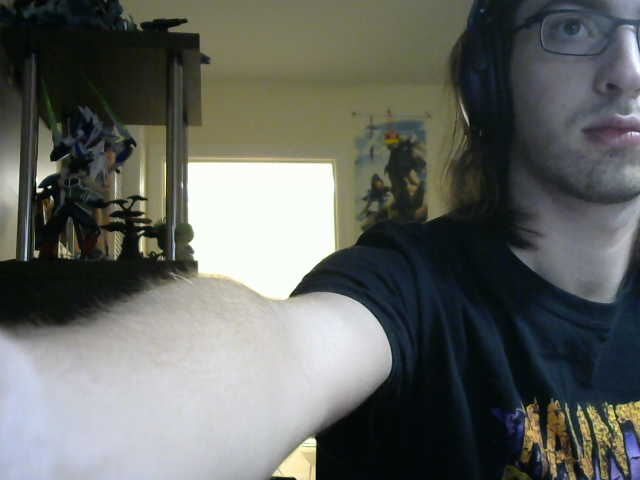
#> input picture lab6/image_05_10_23_19_20_03.png, 640 x 480 px
$ python panorama.py
#> lines starting #> are read from the running program, lines starting #| are printed output that depends on the picture
import cv2 as cv
import numpy as np

def stitch_image(i1,i2,i3,sift):

    #convert images to gray scale
    g1 = cv.cvtColor(i1,cv.COLOR_BGR2GRAY)
    g2 = cv.cvtColor(i2, cv.COLOR_BGR2GRAY)
    g3 = cv.cvtColor(i3, cv.COLOR_BGR2GRAY)
    bf = cv.BFMatcher()

    # get final width of image
    h, w = g1.shape

    #find sift parameters for first two images, then match them
    g1_kp, g1_des = sift.detectAndCompute(g1, None)
    g2_kp, g2_des = sift.detectAndCompute(g2, None)
    match12 = bf.knnMatch(g1_des, g2_des, k=2)
    g1_pts, g2_pts = ratio_test(match12, g1_kp,g2_kp)

    #finds homography for first two images
    TF, mask = cv.findHomography(g2_pts,g1_pts,cv.RANSAC, 5.0)

    #performs warp and then adds images first two images together
    tf_i2 = cv.warpPerspective(i2,TF,(2*w, h))
    tf_i2_roi = tf_i2[0:h,0:w]
    i12 = cv.addWeighted(i1, 0.9, tf_i2_roi, 0.3, 0)
    tf_i2[0:h,0:w] = i12

    #find sift parameters for first stiched image and final image then match
    tf_g12 = cv.cvtColor(tf_i2, cv.COLOR_BGR2GRAY)
    g12_kp, g12_des = sift.detectAndCompute(tf_g12,None)
    g3_kp, g3_des = sift.detectAndCompute(g3, None)

    #matches images and performs ratio test to get rid of outliers
    match123 = bf.knnMatch(g12_des,g3_des, k=2)
    g12_pts, g3_pts = ratio_test(match123, g12_kp, g3_kp)

    #finds homography TF
    TF, mask = cv.findHomography(g3_pts, g12_pts, cv.RANSAC, 5.0)

    #warps images, and combines to final stitched images
    tf_i3 = cv.warpPerspective(i3, TF, (2 * w, h))
    tf_i3_roi = tf_i3[0:h, 0:2*w]
    i123 = cv.addWeighted(tf_i2, 0.9, tf_i3_roi, 0.3, 0)
    tf_i3[0:h, 0:2*w] = i123

    return tf_i3


def ratio_test(matches, kp1, kp2):
    #create empty list of good matches
    good_matches = []
    for m,n in matches:
        if m.distance < 0.7*n.distance:
            #perform ratio test
            good_matches.append([m])

    #convert points to right format for finding homography transform
    pts1 = np.float32([kp1[m[0].queryIdx].pt for m in good_matches]).reshape(-1,1,2)
    pts2 = np.float32([kp2[m[0].trainIdx].pt for m in good_matches]).reshape(-1,1,2)

    return pts1, pts2

#test script
if __name__ == "__main__":
    i1 = cv.imread("image_05_10_23_19_20_03.png")
#> i1 is the input picture: shape (480, 640, 3); mean B, G, R 97.4, 101.7, 98.9
    i2 = cv.imread("image_05_10_23_19_20_01.png")
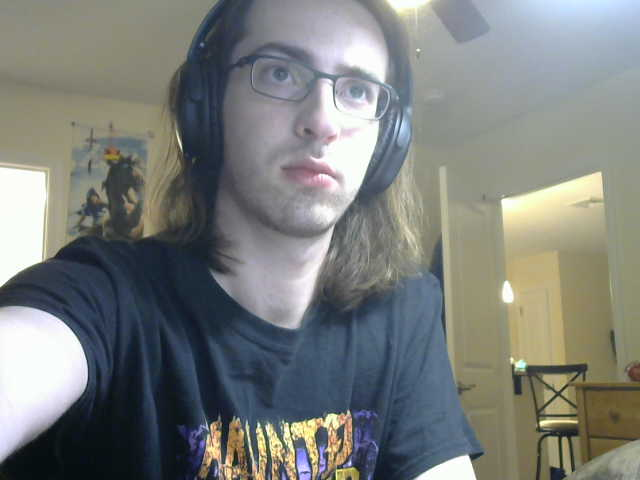
#> input picture lab6/image_05_10_23_19_20_01.png, 640 x 480 px
#> i2 is the input picture: shape (480, 640, 3); mean B, G, R 123.8, 126.8, 123.5
    i3 = cv.imread("image_05_10_23_19_20_00.png")
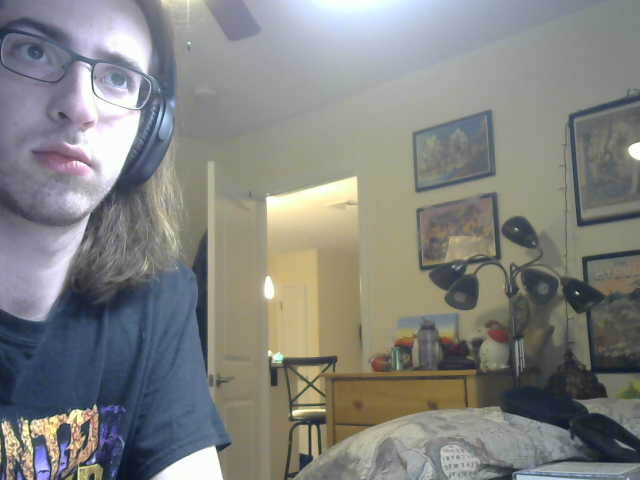
#> input picture lab6/image_05_10_23_19_20_00.png, 640 x 480 px
#> i3 is the input picture: shape (480, 640, 3); mean B, G, R 128.9, 131.8, 130.5
    sift = cv.SIFT_create()

    ic = stitch_image(i1,i2,i3,sift)
#> in stitch_image, `g3 = cv.cvtColor(i3, cv.COLOR_BGR2GRAY)`:
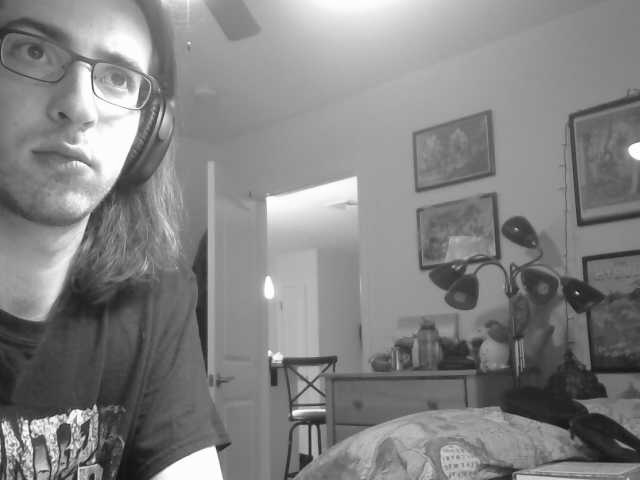
#> g3: shape (480, 640); min 13, max 255, mean 131.1
#> in stitch_image, `g1_kp, g1_des = sift.detectAndCompute(g1, None)`: g1_kp = 659 keypoints; strongest (x, y, size): (39, 190, 3.7), (49, 187, 2.1), (262, 215, 102.3), (36, 254, 4.4)
#> in stitch_image, `g2_kp, g2_des = sift.detectAndCompute(g2, None)`: g2_kp = 680 keypoints; strongest (x, y, size): (291, 434, 1.9), (542, 423, 4.3), (251, 450, 2.3), (259, 425, 2.2)
#> in stitch_image, `match12 = bf.knnMatch(g1_des, g2_des, k=2)`: match12 = 659 matches
#> after the loop in ratio_test, `for m,n in matches:`: good_matches = 124 matches
#> in ratio_test, `pts1 = np.float32([kp1[m[0].queryIdx].pt for m in good_matches]).resha..`: pts1 = 124 rows, first 8: [39.58, 186.7], [87.86, 119.5], [205, 59.57], [319.7, 280.1], [332.3, 162.4], [361.5, 235.9], [364.6, 203.5], [364.7, 198.8]
#> in ratio_test, `pts2 = np.float32([kp2[m[0].trainIdx].pt for m in good_matches]).resha..`: pts2 = 124 rows, first 8: [311.9, 232.1], [104.2, 190.7], [109.1, 161.8], [331, 137.7], [45.47, 171.2], [297.1, 421.2], [77.23, 217.7], [79.21, 212.6]
#> in stitch_image, `g1_pts, g2_pts = ratio_test(match12, g1_kp,g2_kp)`: g1_pts has the same summary as pts1 in ratio_test; g2_pts has the same summary as pts2 in ratio_test
#> in stitch_image, `TF, mask = cv.findHomography(g2_pts,g1_pts,cv.RANSAC, 5.0)`: TF = [[0.855, 0.0996, 265.1], [-0.117, 0.946, 0.462], [-0.000269, -4.1e-05, 1]]; mask = 124 values, max 1 at index 6, min 0 at index 0, mean 0.855
#> in stitch_image, `tf_i2_roi = tf_i2[0:h,0:w]`:
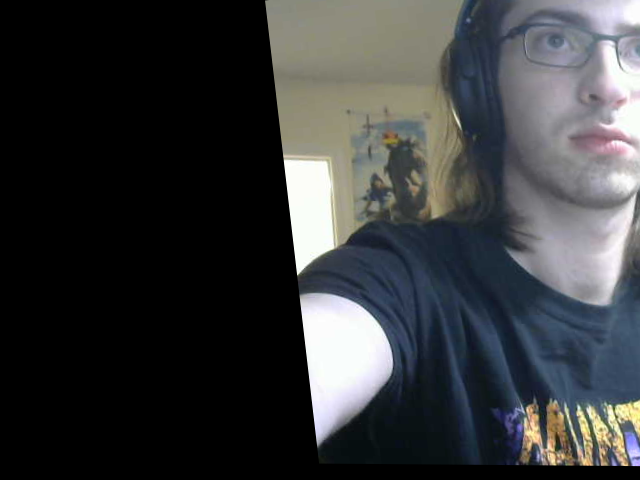
#> tf_i2_roi: shape (480, 640, 3); mean B, G, R 59.8, 58.3, 56.6
#> in stitch_image, `tf_g12 = cv.cvtColor(tf_i2, cv.COLOR_BGR2GRAY)`:
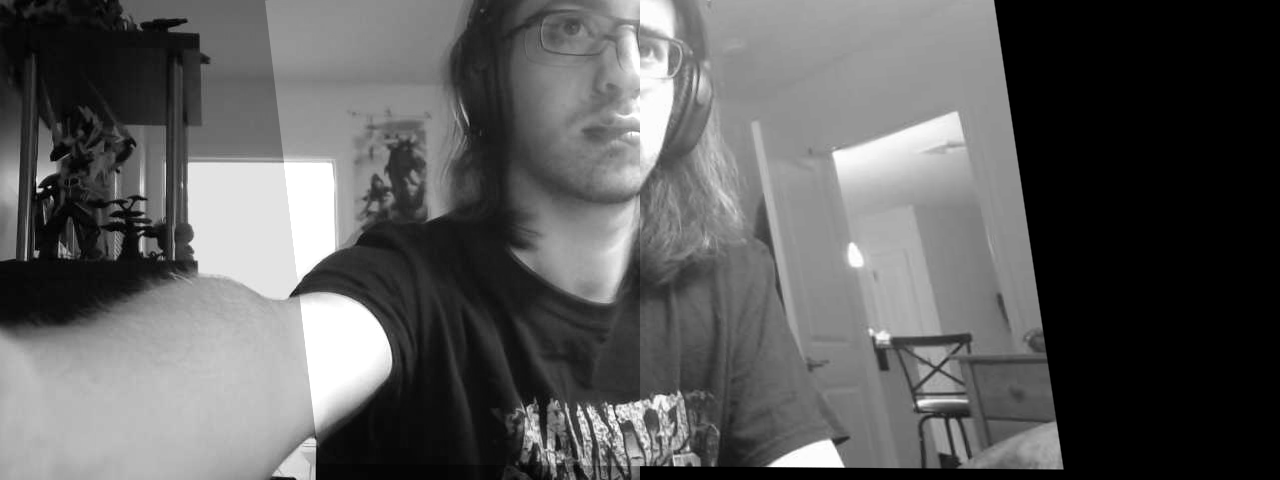
#> tf_g12: shape (480, 1280); min 0, max 255, mean 93.5
#> in stitch_image, `g12_kp, g12_des = sift.detectAndCompute(tf_g12,None)`: g12_kp = 1105 keypoints; strongest (x, y, size): (347, 353, 61.4), (822, 454, 20), (39, 190, 3.7), (49, 187, 2.1)
#> in stitch_image, `g3_kp, g3_des = sift.detectAndCompute(g3, None)`: g3_kp = 916 keypoints; strongest (x, y, size): (577, 293, 2), (93, 460, 2.6), (77, 417, 11.2), (296, 412, 5)
#> in stitch_image, `match123 = bf.knnMatch(g12_des,g3_des, k=2)`: match123 = 1105 matches
#> after the loop in ratio_test (call 2), `for m,n in matches:`: good_matches = 152 matches
#> in ratio_test (call 2), `pts1 = np.float32([kp1[m[0].queryIdx].pt for m in good_matches]).resha..`: pts1 = 152 rows, first 8: [39.58, 186.7], [39.58, 186.7], [386.7, 181.6], [597.8, 427.5], [599.1, 417.9], [601, 429.8], [602.5, 425.4], [603.5, 441.5]
#> in ratio_test (call 2), `pts2 = np.float32([kp2[m[0].trainIdx].pt for m in good_matches]).resha..`: pts2 = 152 rows, first 8: [66.28, 220.9], [66.28, 220.9], [592.4, 405.8], [9.48, 442.5], [12.44, 433.3], [12.57, 444.7], [14.94, 440.5], [12.97, 455.9]
#> in stitch_image, `g12_pts, g3_pts = ratio_test(match123, g12_kp, g3_kp)`: g12_pts has the same summary as pts1 in ratio_test; g3_pts has the same summary as pts2 in ratio_test
#> in stitch_image, `TF, mask = cv.findHomography(g3_pts, g12_pts, cv.RANSAC, 5.0)`: TF = [[0.6, 0.103, 517.1], [-0.198, 0.928, -3.15], [-0.000547, -0.0001, 1]]; mask = 152 values, max 1 at index 3, min 0 at index 0, mean 0.914
#> in stitch_image, `tf_i3 = cv.warpPerspective(i3, TF, (2 * w, h))`:
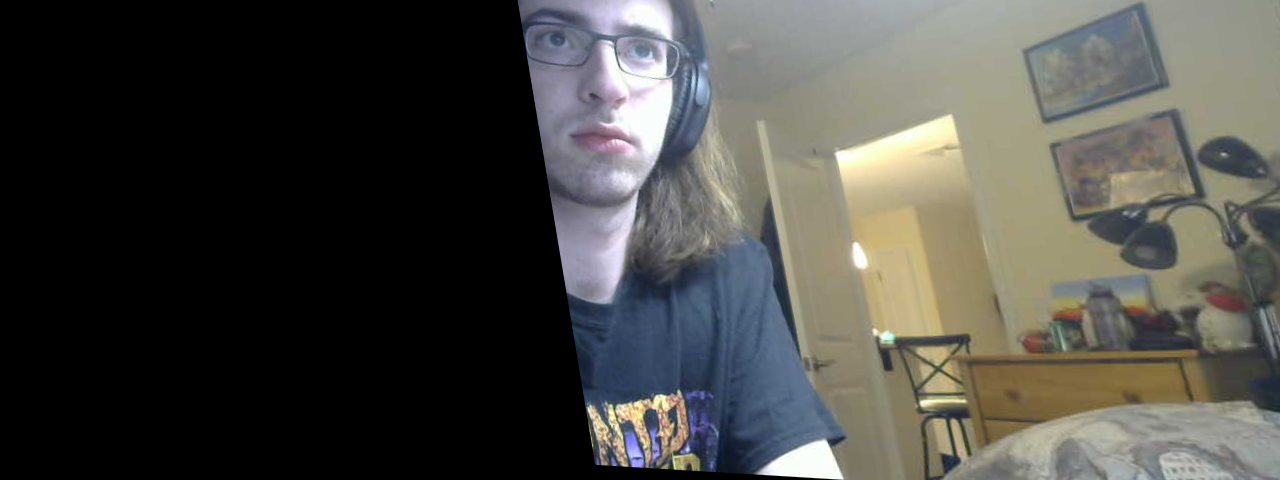
#> tf_i3: shape (480, 1280, 3); mean B, G, R 69.2, 73.9, 74.5
#> in stitch_image, `i123 = cv.addWeighted(tf_i2, 0.9, tf_i3_roi, 0.3, 0)`:
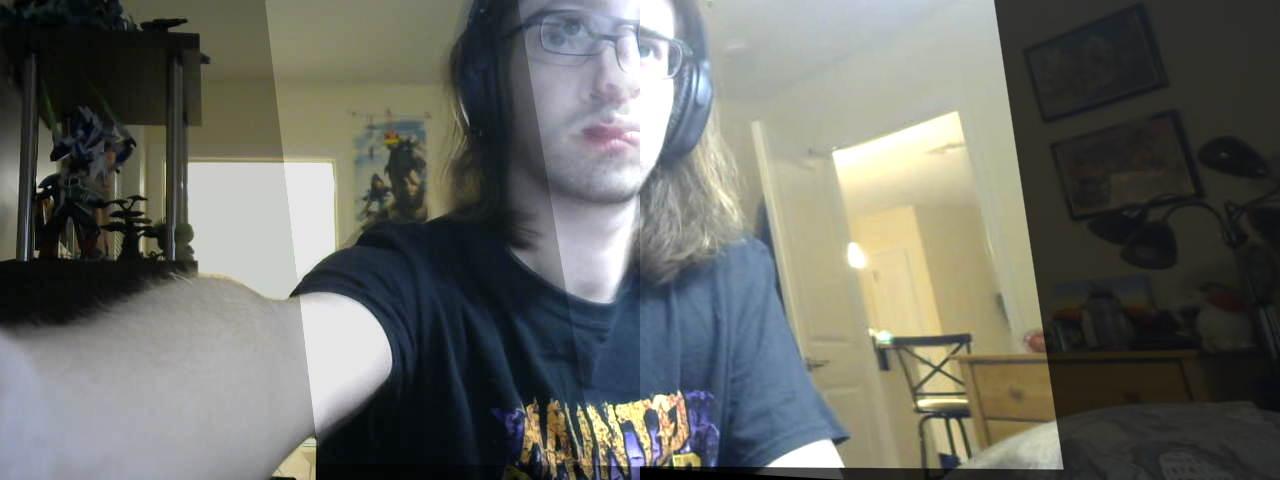
#> i123: shape (480, 1280, 3); mean B, G, R 100.7, 106.8, 105.1
    cv.imshow('img', ic)
    cv.waitKey(0)
